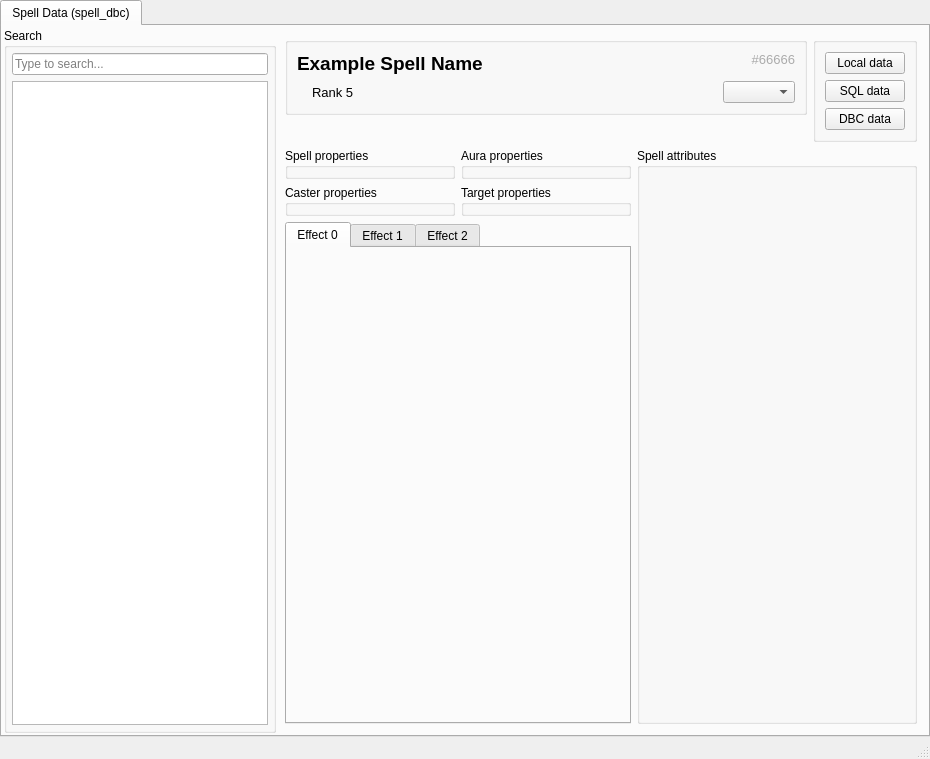
<?xml version="1.0" encoding="UTF-8"?>
<ui version="4.0">
 <class>MainWindow</class>
 <widget class="QMainWindow" name="MainWindow">
  <property name="geometry">
   <rect>
    <x>0</x>
    <y>0</y>
    <width>930</width>
    <height>759</height>
   </rect>
  </property>
  <property name="windowTitle">
   <string>MainWindow</string>
  </property>
  <widget class="QWidget" name="centralwidget">
   <layout class="QGridLayout" name="gridLayout">
    <property name="leftMargin">
     <number>0</number>
    </property>
    <property name="topMargin">
     <number>0</number>
    </property>
    <property name="rightMargin">
     <number>0</number>
    </property>
    <property name="bottomMargin">
     <number>0</number>
    </property>
    <item row="0" column="0">
     <widget class="QTabWidget" name="_pageSwitcher">
      <widget class="SpellDBCPage" name="_spellDataPage">
       <attribute name="title">
        <string>Spell Data (spell_dbc)</string>
       </attribute>
       <layout class="QHBoxLayout" name="horizontalLayout">
        <property name="spacing">
         <number>0</number>
        </property>
        <property name="leftMargin">
         <number>2</number>
        </property>
        <property name="topMargin">
         <number>2</number>
        </property>
        <property name="rightMargin">
         <number>2</number>
        </property>
        <property name="bottomMargin">
         <number>2</number>
        </property>
        <item>
         <widget class="QGroupBox" name="groupBox">
          <property name="sizePolicy">
           <sizepolicy hsizetype="Fixed" vsizetype="Preferred">
            <horstretch>0</horstretch>
            <verstretch>0</verstretch>
           </sizepolicy>
          </property>
          <property name="title">
           <string>Search</string>
          </property>
          <layout class="QVBoxLayout" name="verticalLayout">
           <property name="leftMargin">
            <number>5</number>
           </property>
           <property name="topMargin">
            <number>5</number>
           </property>
           <property name="rightMargin">
            <number>5</number>
           </property>
           <property name="bottomMargin">
            <number>5</number>
           </property>
           <item>
            <widget class="QLineEdit" name="_searchBox">
             <property name="inputMask">
              <string/>
             </property>
             <property name="text">
              <string/>
             </property>
             <property name="placeholderText">
              <string>Type to search...</string>
             </property>
            </widget>
           </item>
           <item>
            <widget class="SpellSearchResults" name="_searchResults"/>
           </item>
          </layout>
         </widget>
        </item>
        <item>
         <widget class="SpellDataDisplay" name="_dataDisplay" native="true">
          <layout class="QGridLayout" name="gridLayout_2">
           <item row="0" column="0" colspan="3" alignment="Qt::AlignTop">
            <widget class="SpellBaseProperties" name="_baseProperties">
             <property name="title">
              <string/>
             </property>
             <layout class="QGridLayout" name="gridLayout_3">
              <item row="0" column="0">
               <widget class="QLabel" name="_spellName">
                <property name="font">
                 <font>
                  <pointsize>14</pointsize>
                  <weight>75</weight>
                  <bold>true</bold>
                 </font>
                </property>
                <property name="text">
                 <string>Example Spell Name</string>
                </property>
                <property name="alignment">
                 <set>Qt::AlignLeading|Qt::AlignLeft|Qt::AlignTop</set>
                </property>
               </widget>
              </item>
              <item row="1" column="0">
               <widget class="QLabel" name="_spellRank">
                <property name="font">
                 <font>
                  <pointsize>10</pointsize>
                 </font>
                </property>
                <property name="text">
                 <string>Rank 5</string>
                </property>
                <property name="indent">
                 <number>15</number>
                </property>
               </widget>
              </item>
              <item row="0" column="1">
               <widget class="QLabel" name="_spellId">
                <property name="palette">
                 <palette>
                  <active>
                   <colorrole role="WindowText">
                    <brush brushstyle="SolidPattern">
                     <color alpha="255">
                      <red>171</red>
                      <green>171</green>
                      <blue>171</blue>
                     </color>
                    </brush>
                   </colorrole>
                  </active>
                  <inactive>
                   <colorrole role="WindowText">
                    <brush brushstyle="SolidPattern">
                     <color alpha="255">
                      <red>171</red>
                      <green>171</green>
                      <blue>171</blue>
                     </color>
                    </brush>
                   </colorrole>
                  </inactive>
                  <disabled>
                   <colorrole role="WindowText">
                    <brush brushstyle="SolidPattern">
                     <color alpha="255">
                      <red>120</red>
                      <green>120</green>
                      <blue>120</blue>
                     </color>
                    </brush>
                   </colorrole>
                  </disabled>
                 </palette>
                </property>
                <property name="font">
                 <font>
                  <pointsize>10</pointsize>
                 </font>
                </property>
                <property name="text">
                 <string>#66666</string>
                </property>
                <property name="alignment">
                 <set>Qt::AlignRight|Qt::AlignTop|Qt::AlignTrailing</set>
                </property>
               </widget>
              </item>
              <item row="1" column="1">
               <widget class="QComboBox" name="_spellFamily">
                <property name="sizePolicy">
                 <sizepolicy hsizetype="Fixed" vsizetype="Fixed">
                  <horstretch>0</horstretch>
                  <verstretch>0</verstretch>
                 </sizepolicy>
                </property>
                <property name="layoutDirection">
                 <enum>Qt::LeftToRight</enum>
                </property>
                <property name="frame">
                 <bool>true</bool>
                </property>
               </widget>
              </item>
             </layout>
            </widget>
           </item>
           <item row="0" column="3">
            <widget class="SpellSourceSelector" name="_sourceSelector">
             <property name="sizePolicy">
              <sizepolicy hsizetype="Fixed" vsizetype="Fixed">
               <horstretch>1</horstretch>
               <verstretch>0</verstretch>
              </sizepolicy>
             </property>
             <property name="layoutDirection">
              <enum>Qt::LeftToRight</enum>
             </property>
             <property name="title">
              <string/>
             </property>
             <property name="alignment">
              <set>Qt::AlignRight|Qt::AlignTrailing|Qt::AlignVCenter</set>
             </property>
             <layout class="QVBoxLayout" name="verticalLayout_4">
              <item>
               <widget class="QPushButton" name="_buttonLocal">
                <property name="text">
                 <string>Local data</string>
                </property>
               </widget>
              </item>
              <item>
               <widget class="QPushButton" name="_buttonDB">
                <property name="text">
                 <string>SQL data</string>
                </property>
               </widget>
              </item>
              <item>
               <widget class="QPushButton" name="_buttonDBC">
                <property name="text">
                 <string>DBC data</string>
                </property>
               </widget>
              </item>
             </layout>
            </widget>
           </item>
           <item row="1" column="0">
            <widget class="SpellProperties" name="_spellProperties">
             <property name="title">
              <string>Spell properties</string>
             </property>
            </widget>
           </item>
           <item row="1" column="1">
            <widget class="SpellAuraProperties" name="_auraProperties">
             <property name="title">
              <string>Aura properties</string>
             </property>
            </widget>
           </item>
           <item row="2" column="0">
            <widget class="SpellCasterProperties" name="_casterProperties">
             <property name="title">
              <string>Caster properties</string>
             </property>
            </widget>
           </item>
           <item row="2" column="1">
            <widget class="SpellTargetProperties" name="_targetProperties">
             <property name="sizePolicy">
              <sizepolicy hsizetype="Preferred" vsizetype="Preferred">
               <horstretch>0</horstretch>
               <verstretch>0</verstretch>
              </sizepolicy>
             </property>
             <property name="title">
              <string>Target properties</string>
             </property>
            </widget>
           </item>
           <item row="3" column="0" colspan="2">
            <widget class="QTabWidget" name="effects">
             <widget class="SpellEffectProperties" name="_effect0">
              <attribute name="title">
               <string>Effect 0</string>
              </attribute>
             </widget>
             <widget class="SpellEffectProperties" name="_effect1">
              <attribute name="title">
               <string>Effect 1</string>
              </attribute>
             </widget>
             <widget class="SpellEffectProperties" name="_effect2">
              <attribute name="title">
               <string>Effect 2</string>
              </attribute>
             </widget>
            </widget>
           </item>
           <item row="1" column="2" rowspan="3" colspan="2">
            <widget class="SpellAttributes" name="_attributes">
             <property name="title">
              <string>Spell attributes</string>
             </property>
             <layout class="QVBoxLayout" name="verticalLayout_2">
              <property name="spacing">
               <number>0</number>
              </property>
              <property name="leftMargin">
               <number>0</number>
              </property>
              <property name="topMargin">
               <number>0</number>
              </property>
              <property name="rightMargin">
               <number>0</number>
              </property>
              <property name="bottomMargin">
               <number>0</number>
              </property>
              <item>
               <widget class="QStackedWidget" name="_pageSelector">
                <property name="sizePolicy">
                 <sizepolicy hsizetype="Expanding" vsizetype="Expanding">
                  <horstretch>0</horstretch>
                  <verstretch>0</verstretch>
                 </sizepolicy>
                </property>
                <widget class="SpellAttributesOverview" name="_overview"/>
               </widget>
              </item>
             </layout>
            </widget>
           </item>
          </layout>
         </widget>
        </item>
       </layout>
      </widget>
     </widget>
    </item>
   </layout>
  </widget>
  <widget class="QMenuBar" name="menubar">
   <property name="geometry">
    <rect>
     <x>0</x>
     <y>0</y>
     <width>930</width>
     <height>21</height>
    </rect>
   </property>
  </widget>
  <widget class="QStatusBar" name="statusbar"/>
 </widget>
 <customwidgets>
  <customwidget>
   <class>SpellDBCPage</class>
   <extends>QWidget</extends>
   <header>SpellDBCPage.h</header>
  </customwidget>
  <customwidget>
   <class>SpellSearchResults</class>
   <extends>QListWidget</extends>
   <header>SpellSearchResults.h</header>
  </customwidget>
  <customwidget>
   <class>SpellDataDisplay</class>
   <extends>QWidget</extends>
   <header>SpellDataDisplay.h</header>
   <container>1</container>
  </customwidget>
  <customwidget>
   <class>SpellProperties</class>
   <extends>QGroupBox</extends>
   <header>SpellProperties.h</header>
   <container>1</container>
  </customwidget>
  <customwidget>
   <class>SpellBaseProperties</class>
   <extends>QGroupBox</extends>
   <header>SpellBaseProperties.h</header>
   <container>1</container>
  </customwidget>
  <customwidget>
   <class>SpellAuraProperties</class>
   <extends>QGroupBox</extends>
   <header>SpellAuraProperties.h</header>
   <container>1</container>
  </customwidget>
  <customwidget>
   <class>SpellCasterProperties</class>
   <extends>QGroupBox</extends>
   <header>SpellCasterProperties.h</header>
   <container>1</container>
  </customwidget>
  <customwidget>
   <class>SpellTargetProperties</class>
   <extends>QGroupBox</extends>
   <header>SpellTargetProperties.h</header>
   <container>1</container>
  </customwidget>
  <customwidget>
   <class>SpellEffectProperties</class>
   <extends>QWidget</extends>
   <header>SpellEffectProperties.h</header>
   <container>1</container>
  </customwidget>
  <customwidget>
   <class>SpellSourceSelector</class>
   <extends>QGroupBox</extends>
   <header>SpellSourceSelector.h</header>
   <container>1</container>
  </customwidget>
  <customwidget>
   <class>SpellAttributes</class>
   <extends>QGroupBox</extends>
   <header>SpellAttributes.h</header>
   <container>1</container>
  </customwidget>
  <customwidget>
   <class>SpellAttributesOverview</class>
   <extends>QWidget</extends>
   <header>SpellAttributesOverview.h</header>
   <container>1</container>
  </customwidget>
 </customwidgets>
 <resources/>
 <connections/>
</ui>
